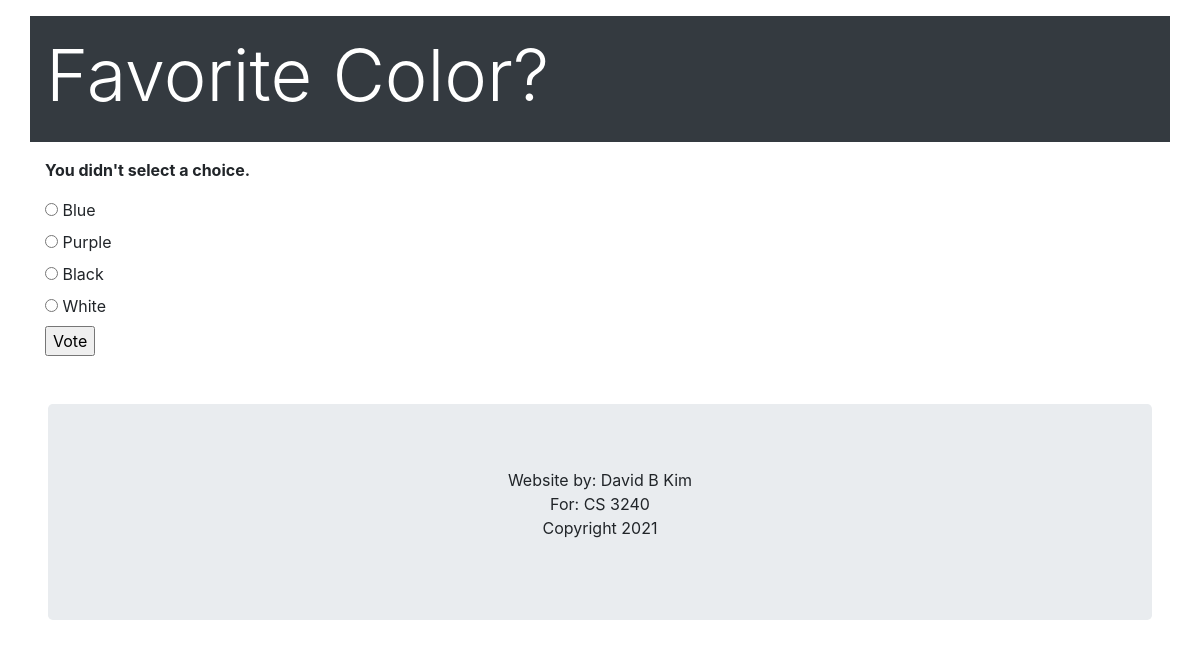
/polls/2/vote/, run on the app's committed database.
### polls/models.py (models this page shows, shortened)
class Question(models.Model):
    question_text = models.CharField(max_length=200)
    pub_date = models.DateTimeField('date published')
    def was_published_recently(self):
        now = timezone.now()
        return now - datetime.timedelta(days=1) <= self.pub_date <= now
    was_published_recently.admin_order_field = 'pub_date'
    was_published_recently.boolean = True
    was_published_recently.short_description = 'Published recently?'

class Choice(models.Model):
    question = models.ForeignKey(Question, on_delete=models.CASCADE)
    choice_text = models.CharField(max_length=200)
    votes = models.IntegerField(default=0)

### polls/views.py (the view)
# urls.py: path('polls/<int:question_id>/vote/', views.vote, name='vote'),
def vote(request, question_id):
    question = get_object_or_404(Question, pk=question_id)
    try:
        selected_choice = question.choice_set.get(pk=request.POST['choice'])
    except (KeyError, Choice.DoesNotExist):
        return render(request, 'polls/detail.html', {
            'question': question,
            'error_message': "You didn't select a choice.",
        })
    else:
        selected_choice.votes += 1
        selected_choice.save()
        return HttpResponseRedirect(reverse('polls:results', args=(question.id,)))

### polls/templates/polls/detail.html (shortened to what this page needs)
{% load bootstrap4 %}
{% bootstrap_css %}
{% load static %}
<div class="container p-3 my-3 bg-dark text-white">
  <h1 class="display-3">{{question.question_text}}</h1>
 </div>
<div class = "container">
{% if error_message %}<p><strong>{{ error_message }}</strong></p>{% endif %}
<form action="{% url 'polls:vote' question.id %}" method="post">
{% for choice in question.choice_set.all %}
    <input type="radio" name="choice" id="choice{{ forloop.counter }}" value="{{ choice.id }}">
    <label for="choice{{ forloop.counter }}">{{ choice.choice_text }}</label><br>
{% endfor %}
<input type="submit" value="Vote">
</form>
    </div>
<div class="jumbotron m-5 text-center" style="margin-bottom:0">
  <p>Website by: David B Kim <br> For: CS 3240<br> Copyright 2021</p>
</div>

### data on the page
Question: question_text "Favorite Color?"
Choice: choice_text "Blue"
Choice: choice_text "Purple"
Choice: choice_text "Black"
Choice: choice_text "White"

### other printed values
{{ error_message }} "You didn't select a choice."
